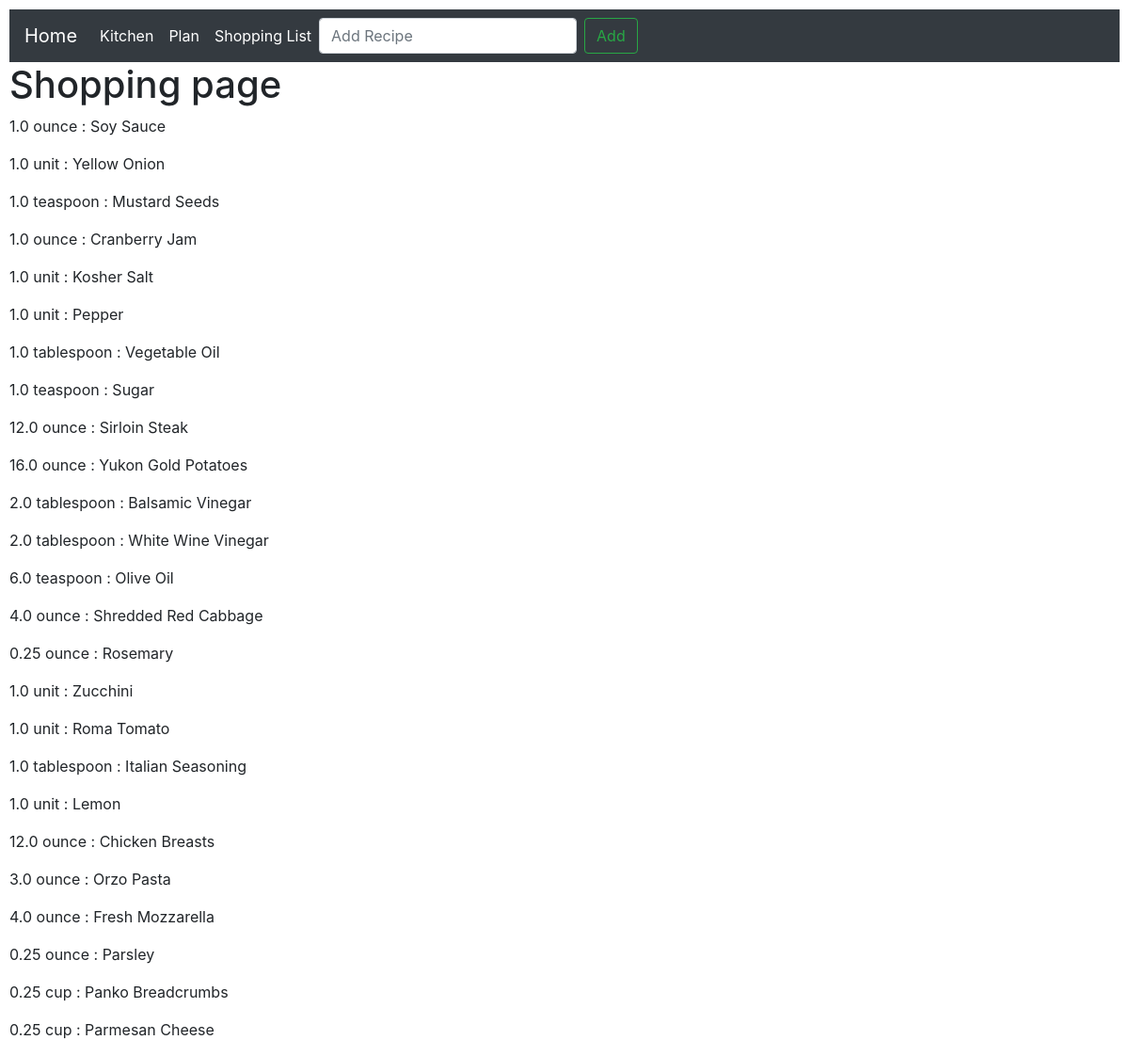
Screenshot of /meal/shopping/ with the database file from the repository.
### MealPlanner/models.py (models this page shows, shortened)
class Ingredients(models.Model):
    amount      = models.CharField(max_length=64)
    measurement = models.CharField(max_length=64, default='count')
    ingredient  = models.CharField(max_length=64)
    meal        = models.ForeignKey(Meals, on_delete=models.CASCADE)
    class Meta:
        ordering=['amount']

### MealPlanner/views.py (the view)
# urls.py: path('shopping/', views.shopping, name = 'shopping'),
def shopping(request):
    mealsInPlan = Plan.objects.all()
    planIngredients = []
    if mealsInPlan:
        for x in mealsInPlan:
            ingredients = Ingredients.objects.filter(meal=Meals.objects.get(title = x))
            for x in ingredients:
               planIngredients.append([x.amount, x.measurement, x.ingredient])
    consolidatedIngredients = normalize_units(planIngredients)
    context = {
        'ingredients' : consolidatedIngredients
    }
    return render(request, 'shopping.html', context)

### MealPlanner/functions.py (called while the page is built)
def uncode(x):
    conversions = {
        188 : 0.25,
        189 : 0.5,
        190 : 0.75,
        8531 : 0.33,
        8532 : 0.66
    }
    if ord(x) in conversions:
        return conversions[ord(x)]
    return x

### MealPlanner/models.py (called while the page is built)
    def __str__(self):
        return self.title

    def __str__(self):
        return str(self.meal)

### MealPlanner/templates/shopping.html
{% include 'baseLayout.html' %}
<h1>Shopping page</h1>
{% if ingredients|length > 0 %}
    {% for x, y  in ingredients.items %}
        <p>{% for key, value in y.items %}
            {{value}}
            {% endfor %}
            : {{x}}
        </p>
    {% endfor %}
{% else %}
    <h3>No meals in plan. Add Some!</h3>
{% endif %}

### MealPlanner/templates/baseLayout.html (shortened to what this page needs)
<!DOCTYPE html>
<html lang="en">
<head>
    <link rel="stylesheet" href="https://cdn.jsdelivr.net/npm/bootstrap@4.0.0/dist/css/bootstrap.min.css">
</head>
    <nav class="navbar navbar-dark bg-dark navbar-expand-lg">
        <a class="navbar-brand" href="/meal">Home</a>
        <ul class="navbar-nav">
            <li class="nav-item active">
              <a class="nav-link"href="/meal/kitchen/">Kitchen</a>
            </li>
            <li class="nav-item active">
              <a class="nav-link"href="{% url 'plan' %}">Plan</a>
            </li>
            <li class="nav-item active">
              <a class="nav-link"href="{% url 'shopping' %}">Shopping List</a>
            </li>
        </ul>
        <form class="form-inline" action="{% url 'add' %}" method='POST'>
            <input class="form-control mr-sm-2" type='textfield' autocomplete="off" placeholder="Add Recipe" name='url'>
            <input type='submit' class='btn btn-outline-success my-2 my-sm-0' value='Add'>
        </form>
    </nav>
<body style="margin:10px">
</body>
</html>

### rows the page displays
Ingredients: y "ounce", ingredients "Soy Sauce"
Ingredients: y "unit", ingredients "Yellow Onion"
Ingredients: y "teaspoon", ingredients "Mustard Seeds"
Ingredients: y "ounce", ingredients "Cranberry Jam"
Ingredients: y "unit", ingredients "Kosher Salt"
Ingredients: y "unit", ingredients "Pepper"
Ingredients: y "tablespoon", ingredients "Vegetable Oil"
Ingredients: y "teaspoon", ingredients "Sugar"
Ingredients: y "ounce", ingredients "Sirloin Steak"
Ingredients: y "ounce", ingredients "Yukon Gold Potatoes"
Ingredients: y "tablespoon", ingredients "Balsamic Vinegar"
Ingredients: y "tablespoon", ingredients "White Wine Vinegar"
Ingredients: y "teaspoon", ingredients "Olive Oil"
Ingredients: y "ounce", ingredients "Shredded Red Cabbage"
Ingredients: y "ounce", ingredients "Rosemary"
Ingredients: y "unit", ingredients "Zucchini"
Ingredients: y "unit", ingredients "Roma Tomato"
Ingredients: y "tablespoon", ingredients "Italian Seasoning"
Ingredients: y "unit", ingredients "Lemon"
Ingredients: y "ounce", ingredients "Chicken Breasts"
Ingredients: y "ounce", ingredients "Orzo Pasta"
Ingredients: y "ounce", ingredients "Fresh Mozzarella"
Ingredients: y "ounce", ingredients "Parsley"
Ingredients: y "cup", ingredients "Panko Breadcrumbs"
Ingredients: y "cup", ingredients "Parmesan Cheese"

### other values shown
{{ value }} "1.0" "1.0" "1.0" "1.0" "1.0" "1.0" "1.0" "1.0" "12.0" "16.0" "2.0" "2.0" "6.0" "4.0" "0.25" "1.0" "1.0" "1.0" "1.0" "12.0" "3.0" "4.0" "0.25" "0.25" "0.25"
